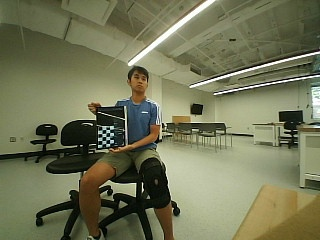
#> input picture software/functionality_testing/frame1.jpg, 320 x 240 px, given in place of testImage0.jpg, which was not available
$ python sift-test.py
#> lines starting #> are read from the running program, lines starting #| are printed output that depends on the picture; pictures that were not available may be replaced by others from this repository, and a replacement may not be noted
import cv2 as cv
import numpy as np

# camera = cv.VideoCapture(1)
# _, image = camera.read()
# cv.imwrite("testImage2.jpg",image)

def drawMatches(self, imageA, imageB, kpsA, kpsB, matches, status):
    # initialize the output visualization image
    (hA, wA) = imageA.shape[:2]
    (hB, wB) = imageB.shape[:2]
    vis = np.zeros((max(hA, hB), wA + wB, 3), dtype="uint8")
    vis[0:hA, 0:wA] = imageA
    vis[0:hB, wA:] = imageB
    # loop over the matches
    for ((trainIdx, queryIdx), s) in zip(matches, status):
        # only process the match if the keypoint was successfully
        # matched
        if s == 1:
            # draw the match
            ptA = (int(kpsA[queryIdx][0]), int(kpsA[queryIdx][1]))
            ptB = (int(kpsB[trainIdx][0]) + wA, int(kpsB[trainIdx][1]))
            cv2.line(vis, ptA, ptB, (0, 255, 0), 1)
    # return the visualization
    return vis


img = cv.imread('testImage0.jpg')
#> img is the input picture: shape (240, 320, 3); mean B, G, R 87.2, 117.3, 115
gray = cv.cvtColor(img,cv.COLOR_BGR2GRAY)
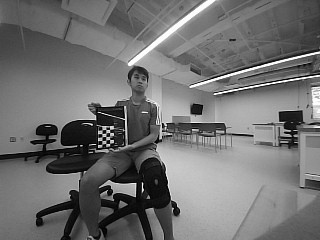
#> gray: shape (240, 320); min 0, max 255, mean 113.1
img2 = cv.imread('testImage1.jpg')
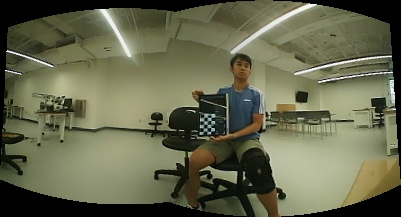
#> input picture software/functionality_testing/stitched.jpg, 401 x 217 px, given in place of testImage1.jpg, which was not available
#> img2 is the input picture: shape (217, 401, 3); mean B, G, R 77.1, 102.5, 100.7
gray2 = cv.cvtColor(img2,cv.COLOR_BGR2GRAY)
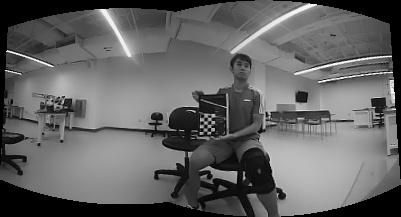
#> gray2: shape (217, 401); min 0, max 254, mean 99.1

sift = cv.SIFT_create()
kp_, des = sift.detectAndCompute(gray,None)
#> kp_ = 264 keypoints; strongest (x, y, size): (112, 127, 2.6), (112, 141, 2.4), (108, 145, 2), (99, 139, 2.5)
kps = np.float32([kp.pt for kp in kp_])
#> kps = 264 pairs, first value 12.64 to 314.8, second value 5.06 to 234.9
kp_, des2 = sift.detectAndCompute(gray2,None)
#> kp_ = 368 keypoints; strongest (x, y, size): (213, 129, 2.4), (201, 133, 2.1), (213, 115, 2.5), (201, 126, 2.3)
kps2 = np.float32([kp.pt for kp in kp_])
#> kps2 = 368 pairs, first value 3.55 to 393.9, second value 5.29 to 210.5

matcher = cv.DescriptorMatcher_create("BruteForce")

# returns a list of tuples, each tuple has n (2 in this case) DescripMatchObjects
rawMatches = matcher.knnMatch(des, des2, 2)
#> rawMatches = 264 matches
print(len(rawMatches), len(kps), len(kps2))
#| 264 264 368

ratio = .7
matches = []
for m in rawMatches:
    if len(m) == 2 and m[0].distance < m[1].distance * ratio:
        # print(m[0].distance)
        matches.append((m[0].trainIdx, m[0].queryIdx))
#> after the loop, matches = 102 pairs, first value 7 to 349, second value 9 to 248

print(len(matches))
#| 102

# computing a homography requires at least 4 matches
if len(matches) > 4:
    # construct the two sets of points
    ptsA = np.float32([kps[i] for (_, i) in matches])
#> ptsA = 102 pairs, first value 38.12 to 299.7, second value 30.86 to 222.6
    ptsB = np.float32([kps2[i] for (i, _) in matches])
#> ptsB = 102 pairs, first value 6.74 to 377.2, second value 23.15 to 196.8
    # compute the homography between the two sets of points
    (H, status) = cv.findHomography(ptsA, ptsB, cv.RANSAC,
        4.0)
#> H = [[0.671, -0.0213, 118.6], [-0.0878, 0.864, 2.41], [-0.000908, -3.61e-05, 1]]; status = 102 values, max 1 at index 3, min 0 at index 0, mean 0.735
    print(H)
#| [[ 6.71149188e-01 -2.12840562e-02  1.18577629e+02]
#|  [-8.78101723e-02  8.64127931e-01  2.41046366e+00]
#|  [-9.08094862e-04 -3.61298724e-05  1.00000000e+00]]

result = cv.warpPerspective(img, H,
			(img.shape[1] + img2.shape[1], img.shape[0]))
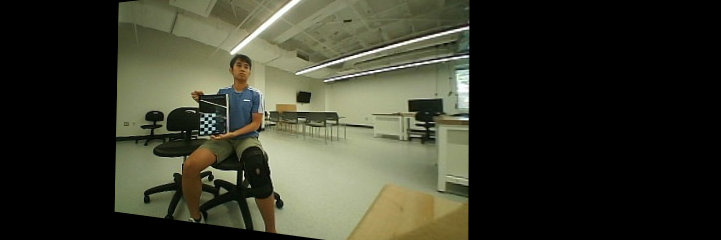
#> result: shape (240, 721, 3); mean B, G, R 43.1, 57.4, 56.3
cv.imshow("ResultInit", result)
result[0:img2.shape[0], 0:img2.shape[1]] = img2
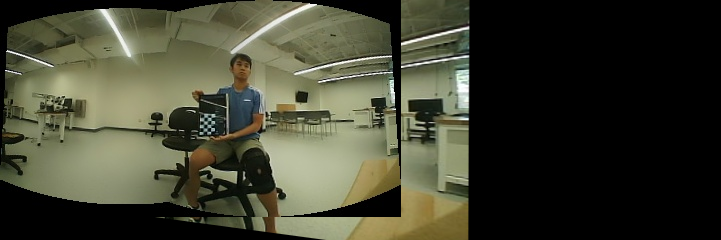
#> result: shape (240, 721, 3); mean B, G, R 48.9, 65.5, 64.4

cv.imshow("Result", result)
cv.waitKey(0)
cv.destroyAllWindows()

        # [5 lines of commented-out code are left out]
